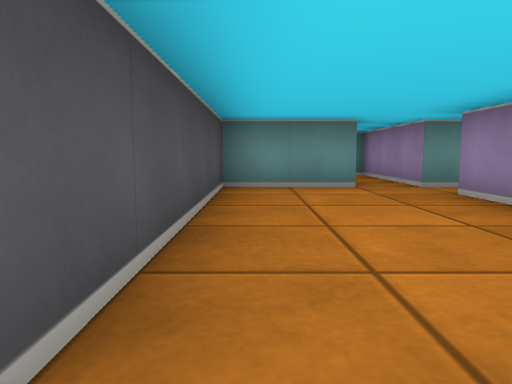
View 1 (above)

14 first-person views from a walk through a cub3D maze. The camera is about half as high as the walls, tilts 6° down and sees 70° across. The floor is counted in squares. Each view is taken from the middle of a square. On the plan, view 1 faces up. The plan holds only what a view shows up to about 9 squares ahead; the rest is blank.

View 2
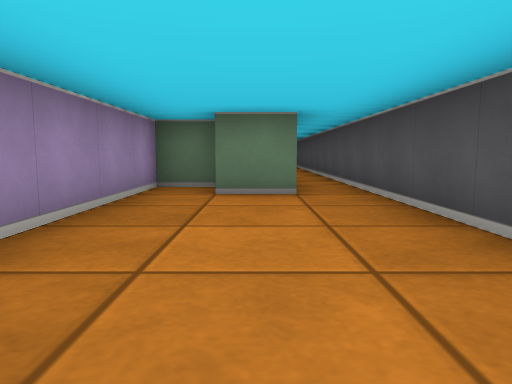

View 3
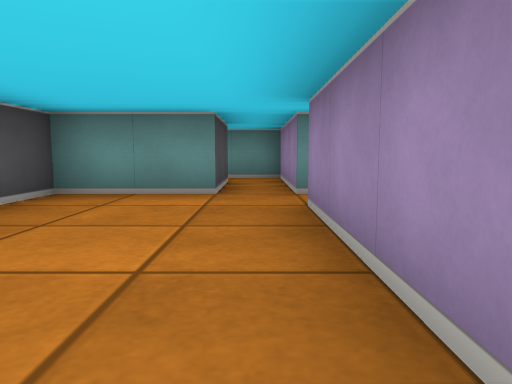

View 4
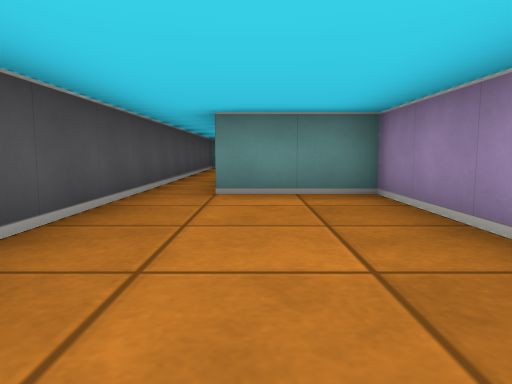

View 5
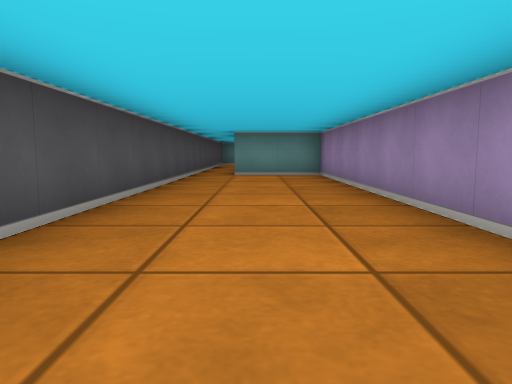

View 6
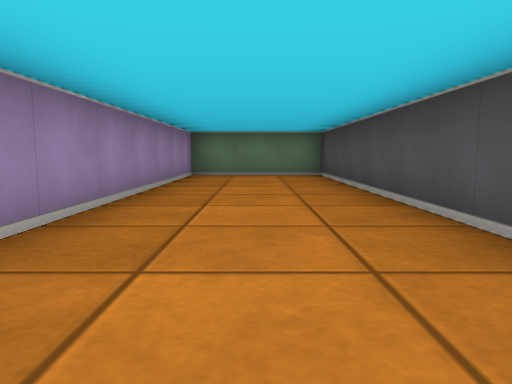

View 7
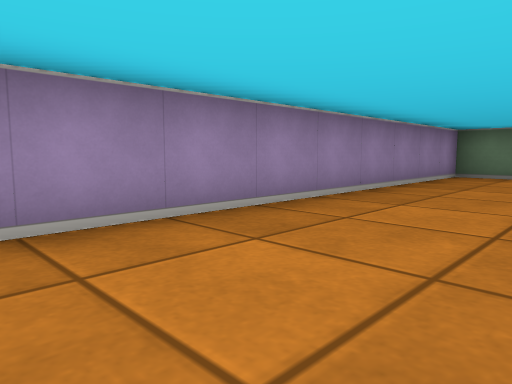

View 8
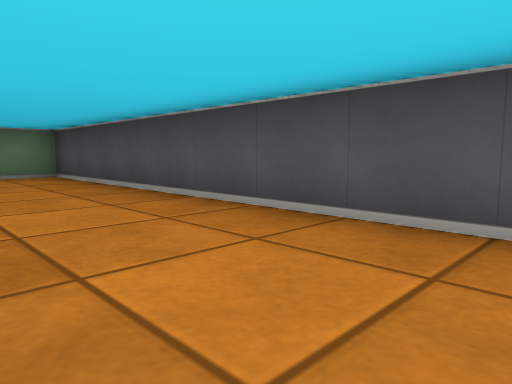

View 9
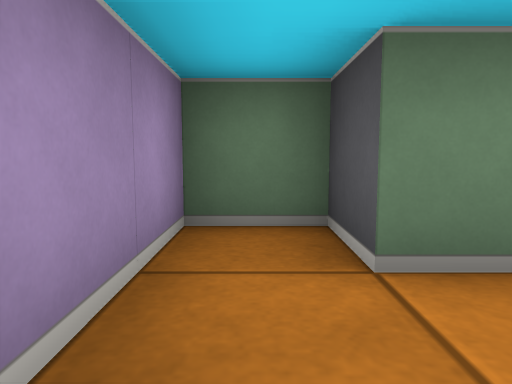

View 10
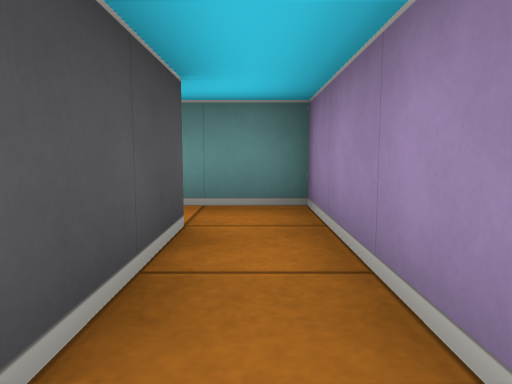

View 11
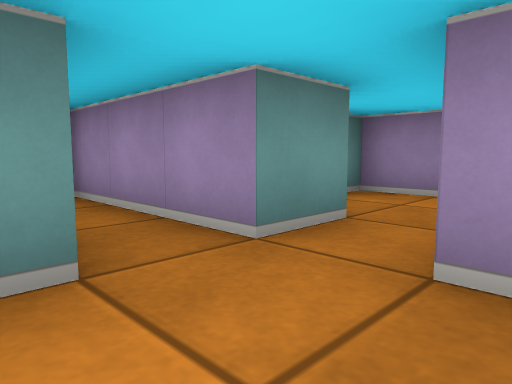

View 12
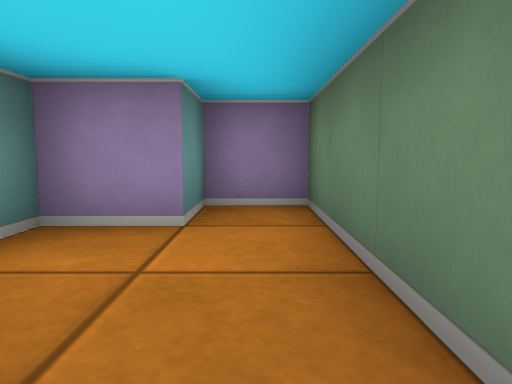

View 13
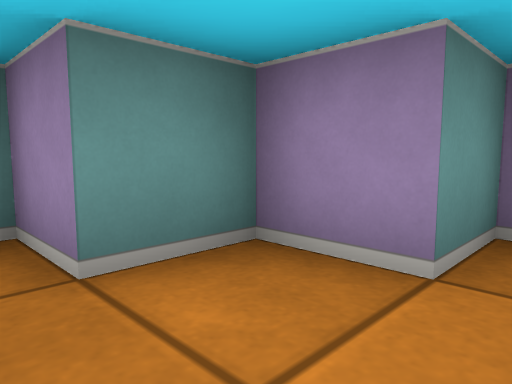

View 14
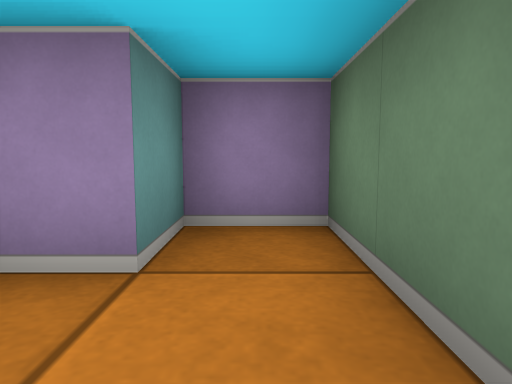

### Floor plan
Ten units are one square. View 1 is at (0, 0); x grows to the right and y downward. Boxes are objects, and circles mark ways between rooms. Rooms are numbered by the first view taken in them; rooms with no view inside come last. Other rooms are left out.
<svg viewBox="-10 -80 80 230">
<path fill="none" stroke="#000" d="M5 -5 15 -5 15 5 25 5 25 -45M25 -55 25 -75M15 -75 15 -55 -5 -55 -5 25M-5 25 -5 145 25 145 25 25 5 25M36 -55 25 -55M36 -45 65 -45 65 -55 55 -55 55 -65 45 -65 45 -75"/>
<circle cx="0" cy="20" r="3" fill="#2a7"/>
<circle cx="30" cy="-50" r="3" fill="#2a7"/>
<text x="10" y="-30">1</text>
<text x="10" y="80">2</text>
<text x="40" y="-60">3</text>
</svg>
Room 1 opens to room 2. Room 1 opens to room 3.

Where each view was taken, in squares from view 1:
view 1: 0 up, 0 right, facing up
view 2: 5 up, 1 right, facing down
view 3: 1 up, 2 right, facing up
view 4: 7 down, 1 right, facing up
view 5: 11 down, 1 right, facing up
view 6: 6 down, 1 right, facing down
view 7: 6 down, 0 right, facing down-right
view 8: 6 down, 2 right, facing down-left
view 9: 2 up, 2 right, facing down
view 10: 5 up, 2 right, facing up
view 11: 4 up, 1 right, facing up-right
view 12: 5 up, 3 right, facing right
view 13: 5 up, 4 right, facing up-right
view 14: 5 up, 4 right, facing right
